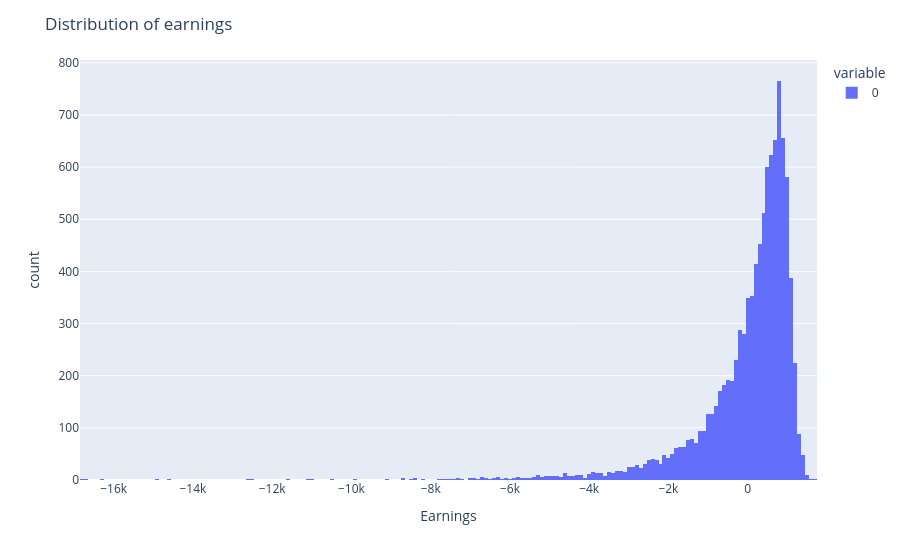

The cell this chart's notebook holds for it:
### Markdown cell above
Checking with simulated loads and prices

### Code cell
strike = init_price * np.exp((mu_price) * T) * (np.exp(sigma_load * sigma_price * load_price_corr * T))

loads_final = loads_prices_arr[0, time_range - 1, :]
prices_final = loads_prices_arr[1, time_range - 1, :]

earnings = (strike - prices_final) * loads_final

px.histogram(earnings).update_layout(
    title=f'Distribution of earnings',
    xaxis_title='Earnings'
)

### Figure 1 — Plotly figure (JSON) as saved in the notebook; plotly's stock layout.template omitted (floating-point values rounded to 4 significant figures; data arrays with more than 128 entries replaced by an {"elided": "..."} marker saying what was removed)
{"data": [{"bingroup": "x", "hovertemplate": "variable=0<br>value=%{x}<br>count=%{y}<extra></extra>", "legendgroup": "0", "marker": {"color": "#636efa", "pattern": {"shape": ""}}, "name": "0", "orientation": "v", "showlegend": true, "type": "histogram", "x": {"elided": "10000 float values"}, "xaxis": "x", "yaxis": "y"}], "layout": {"barmode": "relative", "legend": {"title": {"text": "variable"}, "tracegroupgap": 0}, "margin": {"t": 60}, "title": {"text": "Distribution of earnings"}, "xaxis": {"anchor": "y", "domain": [0, 1], "title": {"text": "Earnings"}}, "yaxis": {"anchor": "x", "domain": [0, 1], "title": {"text": "count"}}}}
